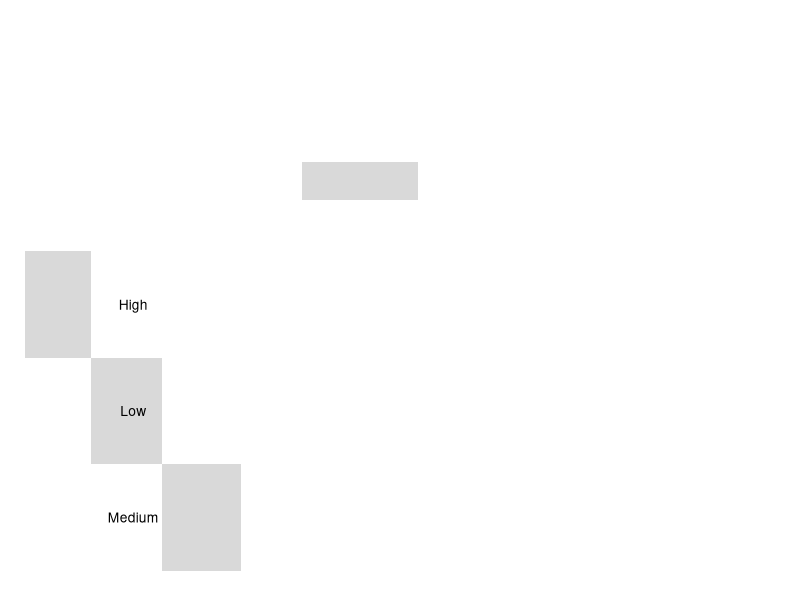

R code for this plot: (Note: this script raises an error after producing the figure.)
# colors
gray_color <- rgb(0.7, 0.7, 0.7, 0.5)
blue_color <- rgb(0.3, 0.8, 1.0)

# data
x_sizes <- c(14, 15, 17)
x_labels <- c("High", "Low", "Medium")
y_sizes <- c(12, 8, 6, 20)
y_labels <- c("Cathemeral", "Crepuscular", "Diurnal", "Nocturnal")
data_matrix <- matrix(c(2, 5, 1, 6, 
                        4, 1, 2, 8, 
                        6, 2, 3, 6), nrow = 3, byrow = TRUE)
max_value <- max(data_matrix)

# setup plot
layout(matrix(1:4, nrow = 2), widths = c(1, 2), heights = c(1, 2))
par(mar = c(1, 1, 1, 1), oma = c(0, 0, 2, 0))

# empty corner plot
plot(NA, type = "n", xlim = c(0, 1), ylim = c(0, 1), axes = F, 
     xlab = "", ylab = "")

# left-side table
plot(NA, type = "n", xlim = c(0, 1), ylim = c(0, 1), axes = F, 
     xlab = "", ylab = "")
x_sizes <- x_sizes / sum(x_sizes)
n <- length(x_sizes)
prev_x <- 0
for(i in 1:n)
{
    rect(prev_x, 1-(i-1)/n, prev_x + x_sizes[i], 1-i/n, 
         col = gray_color, border = NA)
    prev_x <- prev_x + x_sizes[i]

    text(1/2, 1 - i/n + 1/(2*n), x_labels[i], adj = c(0.5, 0.5))
}

# top-side table
plot(NA, type = "n", xlim = c(0, 1), ylim = c(0, 1), axes = F, 
     xlab = "", ylab = "")
y_sizes <- y_sizes / sum(y_sizes)
n <- length(y_sizes)
prev_y <- 0
for(i in 1:n)
{
    rect((i-1)/n, prev_y, i/n, prev_y + y_sizes[i], 
         col = gray_color, border = NA)
    prev_y <- prev_y + y_sizes[i]
    text(i/n - 1/(2*n), 1/2, labels[i])
}

# data table
plot(NA, type = "n", xlim = c(0, NCOL(data_matrix)), ylim = c(NROW(data_matrix), 0), axes = F, 
     xlab = "", ylab = "")
for(i in 1:NROW(data_matrix))
{
    for(j in 1:NCOL(data_matrix))
    {
        symbols(j - 0.5, i - 0.5, circles = 1, 
                inches = sqrt(data_matrix[i, j]) / max_value, 
                fg = NA, bg = blue_color, add = TRUE)
        rect(j-1, i-1, j, i)
    }
}


# top outer label
mtext("classification", side = 3, outer = TRUE)